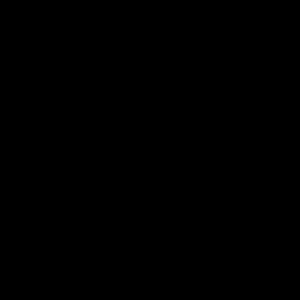
Frame 1 (no input)
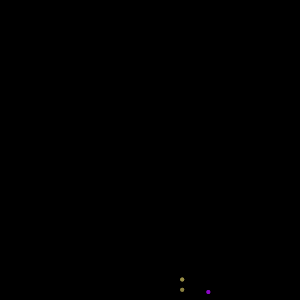
Frame 60 (no input)
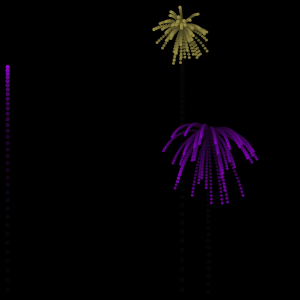
Frame 120 (the mouse pressed at the canvas centre since frame 60)

The p5.js sketch that drew these frames (run headless with seeded random() and noise() and a simulated clock; from frame 60 on, the mouse is pressed at the canvas centre):

// p5.js sketch
// ── sketch.js
var fireworks = [];
var gravity;

function setup() {
    createCanvas(300, 300);
    background(0);

    gravity = createVector(0, 0.2);
}

function draw() {
    background(0, 25);
    if (random(1) <= 0.05) {
        fireworks.push(new Firework());
    }


    for (var i = fireworks.length - 1; i >= 0; i--) {
        var firework = fireworks[i];

        if (firework.isDone()) {
            fireworks.splice(i, 1);
        } else {
            firework.update();
            firework.show();

        }
    }

}
// ── firework.js
function Firework() {
    this.color = {
        r: random(255),
        g: random(255),
        b: random(255)
    }
    this.particle = new Particle(random(width), height, this.color, true);
    this.clusters = [];
    this.exploded = false;

    this.update = () => {

        if (!this.exploded) {
            this.particle.applyForce(gravity);
            this.particle.update();
            this.particle.show();

            if (this.particle.vel.y >= 0) {
                this.explode();
            }
        }

        for (var i = this.clusters.length - 1; i >= 0; i--) {
            var cluster = this.clusters[i];

            if (cluster.isDone()) {
                this.clusters.splice(i, 1);
            } else {
                cluster.applyForce(gravity);
                cluster.update();
            }
        }
    }

    this.explode = () => {
        this.exploded = true;
        var len = random(20, 50);
        for (var i = 0; i < len; i++) {
            this.clusters.push(new Particle(this.particle.pos.x, this.particle.pos.y, this.color, false));
        }
    }

    this.show = () => {
        if (!this.exploded) {
            this.particle.show();
        }

        for (var cluster of this.clusters) {
            cluster.show();
        }
    }

    this.isDone = () => {
        return this.exploded && this.clusters.length == 0;
    }
}
// ── particle.js
function Particle(x, y, color, core) {
    this.pos = createVector(x, y);
    this.lifespan = 255;

    if (core) {

        this.vel = createVector(0, random(-11, -8));
    } else {
        this.vel = p5.Vector.random2D();
        this.vel.mult(random(1, 4));

    }
    this.acc = createVector(0, 0);

    this.applyForce = (force) => {
        this.acc.add(force);
    }

    this.update = () => {
        if (!core) {
            this.vel.mult(0.95);
            this.lifespan -= 4;
        }
        this.vel.add(this.acc);
        this.pos.add(this.vel);
        this.acc.mult(0);
    }

    this.show = () => {
        if (!core) {
            strokeWeight(3);
            stroke(color.r, color.g, color.b, this.lifespan);
        } else {

            strokeWeight(4);
            stroke(color.r, color.g, color.b);
        }

        point(this.pos.x, this.pos.y);
    }

    this.isDone = () => {
        return this.lifespan <= 0 || this.pos.y >= height;
    }

}
